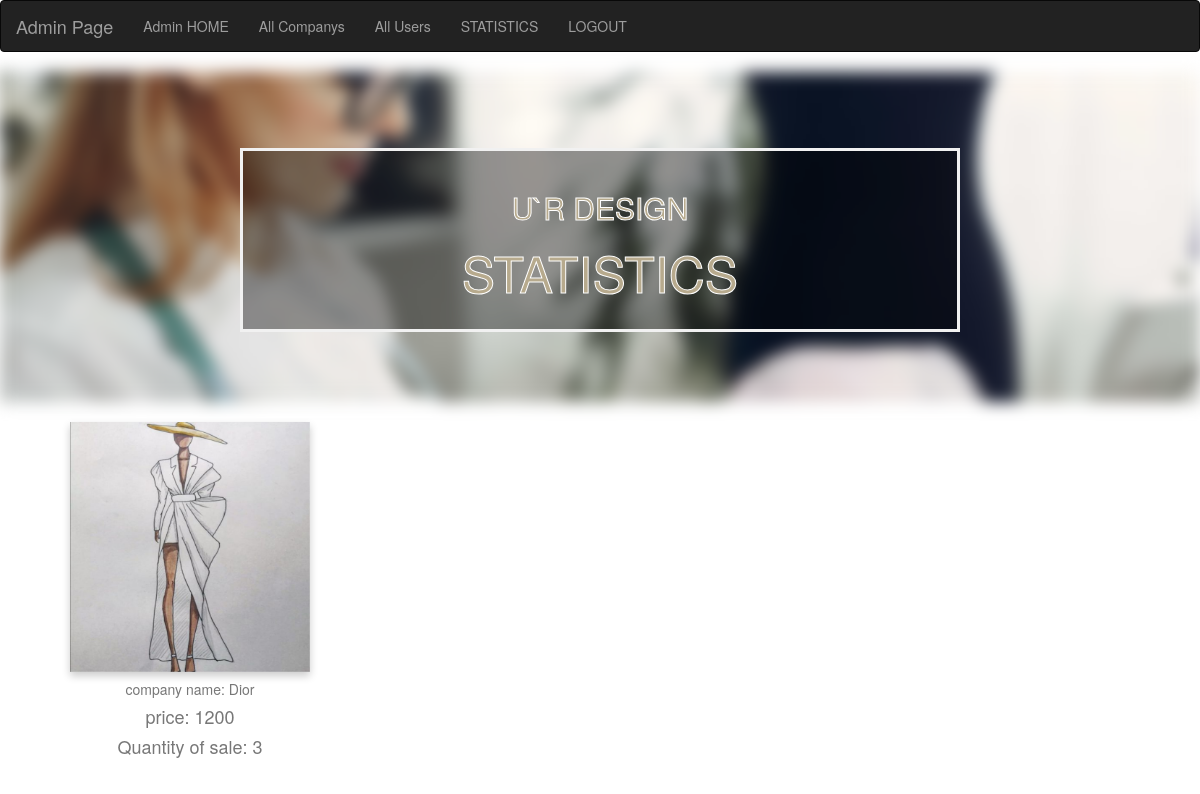
Page /theSales.php on the committed database.
### tables this page shows
CREATE TABLE IF NOT EXISTS `userdesigns` (
  `code` int(100) NOT NULL AUTO_INCREMENT,
  `id` int(11) NOT NULL,
  `img` text NOT NULL,
  `type` varchar(50) NOT NULL,
  `companyname` varchar(20) NOT NULL,
  `comment` text NOT NULL,
  `size` int(11) NOT NULL,
  `style` varchar(100) NOT NULL,
  `FabricType` varchar(100) NOT NULL,
  `hight` int(11) NOT NULL,
  `armLength` int(11) NOT NULL,
  `chest` int(11) NOT NULL,
  `waist` int(11) NOT NULL,
  `hip` int(11) NOT NULL,
  `date` timestamp NOT NULL DEFAULT current_timestamp() ON UPDATE current_timestamp(),
  PRIMARY KEY (`code`),
  KEY `id` (`id`),
  KEY `companyname` (`companyname`)
);

CREATE TABLE IF NOT EXISTS `cart` (
  `saleid` int(100) NOT NULL AUTO_INCREMENT,
  `code` int(100) NOT NULL,
  `comanycode` int(11) NOT NULL,
  `price` bigint(200) NOT NULL,
  `quantity` int(100) NOT NULL,
  PRIMARY KEY (`saleid`),
  KEY `code` (`code`),
  KEY `comanycode` (`comanycode`)
);

### theSales.php (the view, shortened to what this page needs)
<?php
include "connection.php";
?>
	<link rel="stylesheet" href="https://unpkg.com/purecss@2.0.6/build/pure-min.css">
	<link rel="stylesheet" href="https://maxcdn.bootstrapcdn.com/bootstrap/3.4.1/css/bootstrap.min.css">
<nav class="navbar navbar-inverse">
  <div class="container-fluid">
    <div class="navbar-header">
      <a class="navbar-brand" href="#">Admin Page</a>
    </div>
    <ul class="nav navbar-nav">
      <li><a href="admin.php">Admin HOME</a></li>
	  <li><a href="allcom.php">All Companys</a></li>
      <li><a href="allusers.php">All Users</a></li>
    <li><a href="statistics.php">STATISTICS</a></li>
      <li><a href="logout.php">LOGOUT</a></li>
    </ul>
  </div>
</nav>
<div class="bg-image"></div>
<div class="bg-text">
  <h2 style="color:#b7aa8d; -webkit-text-stroke-width:1px; -webkit-text-stroke-color:#ffffff">U`R DESIGN</h2>
  <h1 style="font-size:50px;color:#b7aa8d; -webkit-text-stroke-width:1px; -webkit-text-stroke-color:#ffffff">STATISTICS</h1>
</div>
<div class="container1 bootstrap snipets">
<div class="row flow-offset-3">
<?php
		$sql="SELECT * FROM cart ";
        $result2 = $con->query($sql);
		 while ($result2 && $row=$result2->fetch_assoc()){
			 $code=$row['code'];
             $sql2=$con->query("SELECT * FROM userdesigns WHERE code='$code'" );
             while ($values=$sql2->fetch_assoc()){
          $comment=$values['comment'];
          $FabricType=$values['FabricType'];
          $hight=$values['hight'];
          $armLength=$values['armLength'];
?>
    <div class="col-xs-7 col-md-4">
    <div class="grid-item">
     <center>
        <div class="caption"> <div class="flip-card">
          <div class="flip-card-inner">
        <div class="aside">
            <div class="flip-card-front">
        <img class=" tumbnail thumbnail-2" name="img"
        src="image/<?php echo $values["img"];?>"  width="240" height="250" />
        </div>
        </div>
        <div class="flip-card-back">
        <h5 class="text-center text-muted f">Designs type: <?php echo $values["type"]; ?></h5>
              <h7 class="text-center text-muted f">Designs size: <?php echo $values["size"]; ?></h7><br>
              <h7 class="text-center text-muted ">price: <?php echo $row["price"]; ?></h7><br>
              <h7 class="text-center text-muted f">Fabric Type : <?php echo $FabricType; ?></h7><br>
<h7 class="text-center text-muted f"> <?php echo $comment; ?></h7><br>.<br>.<br>
<h7 class="text-center text-muted f">hight= <?php echo $hight; ?>cm ,
Arm Length= <?php echo $armLength; ?>cm ,<br>
</h7><br>
            </div>
          </div>
        </div>
        <h5 class="text-center text-muted f">company name: <?php echo $values["companyname"]; ?></h5>
          <h4 class="text-center text-muted f">price: <?php echo $row["price"]; ?></h4>
          <h4 class="text-center text-muted f">Quantity of sale: <?php echo $row["quantity"]; ?></h4>
        </div>
        </div>
    </div>
                    <?php }}?> <br>

### theSales.php (style rules this page uses)
.bg-image { background-image: url("image/14.jpg"); filter: blur(8px); -webkit-filter: blur(8px); height: 330px; background-position: center; background-repeat: no-repeat; background-size: cover; }
.bg-text { background-color: rgb(0,0,0); background-color: rgba(0,0,0, 0.4); color: white; font-weight: bold; border: 3px solid #f1f1f1; position: absolute; top: 30%; left: 50%; transform: translate(-50%, -50%); z-index: 2; width: 60%; padding: 20px; text-align: center; }
.flip-card { background-color: transparent; width: 240; height: 250; perspective: 1000px; }
.flip-card-inner { position: relative; width: 100%; height: 100%; text-align: center; transition: transform 0.6s; transform-style: preserve-3d; box-shadow: 0 4px 8px 0 rgba(0,0,0,0.2); }
.flip-card-front, .flip-card-back { position: absolute; width: 100%; height: 100%; -webkit-backface-visibility: hidden; backface-visibility: hidden; }
.flip-card-front { color: black; }
.flip-card-back { background-color:rgb(209, 209, 209); color: rgb(255, 255, 255); transform: rotateY(180deg); }

### rows in the picture
cart: price "1200", quantity "3"
userdesigns: img (picture), companyname "Dior"
